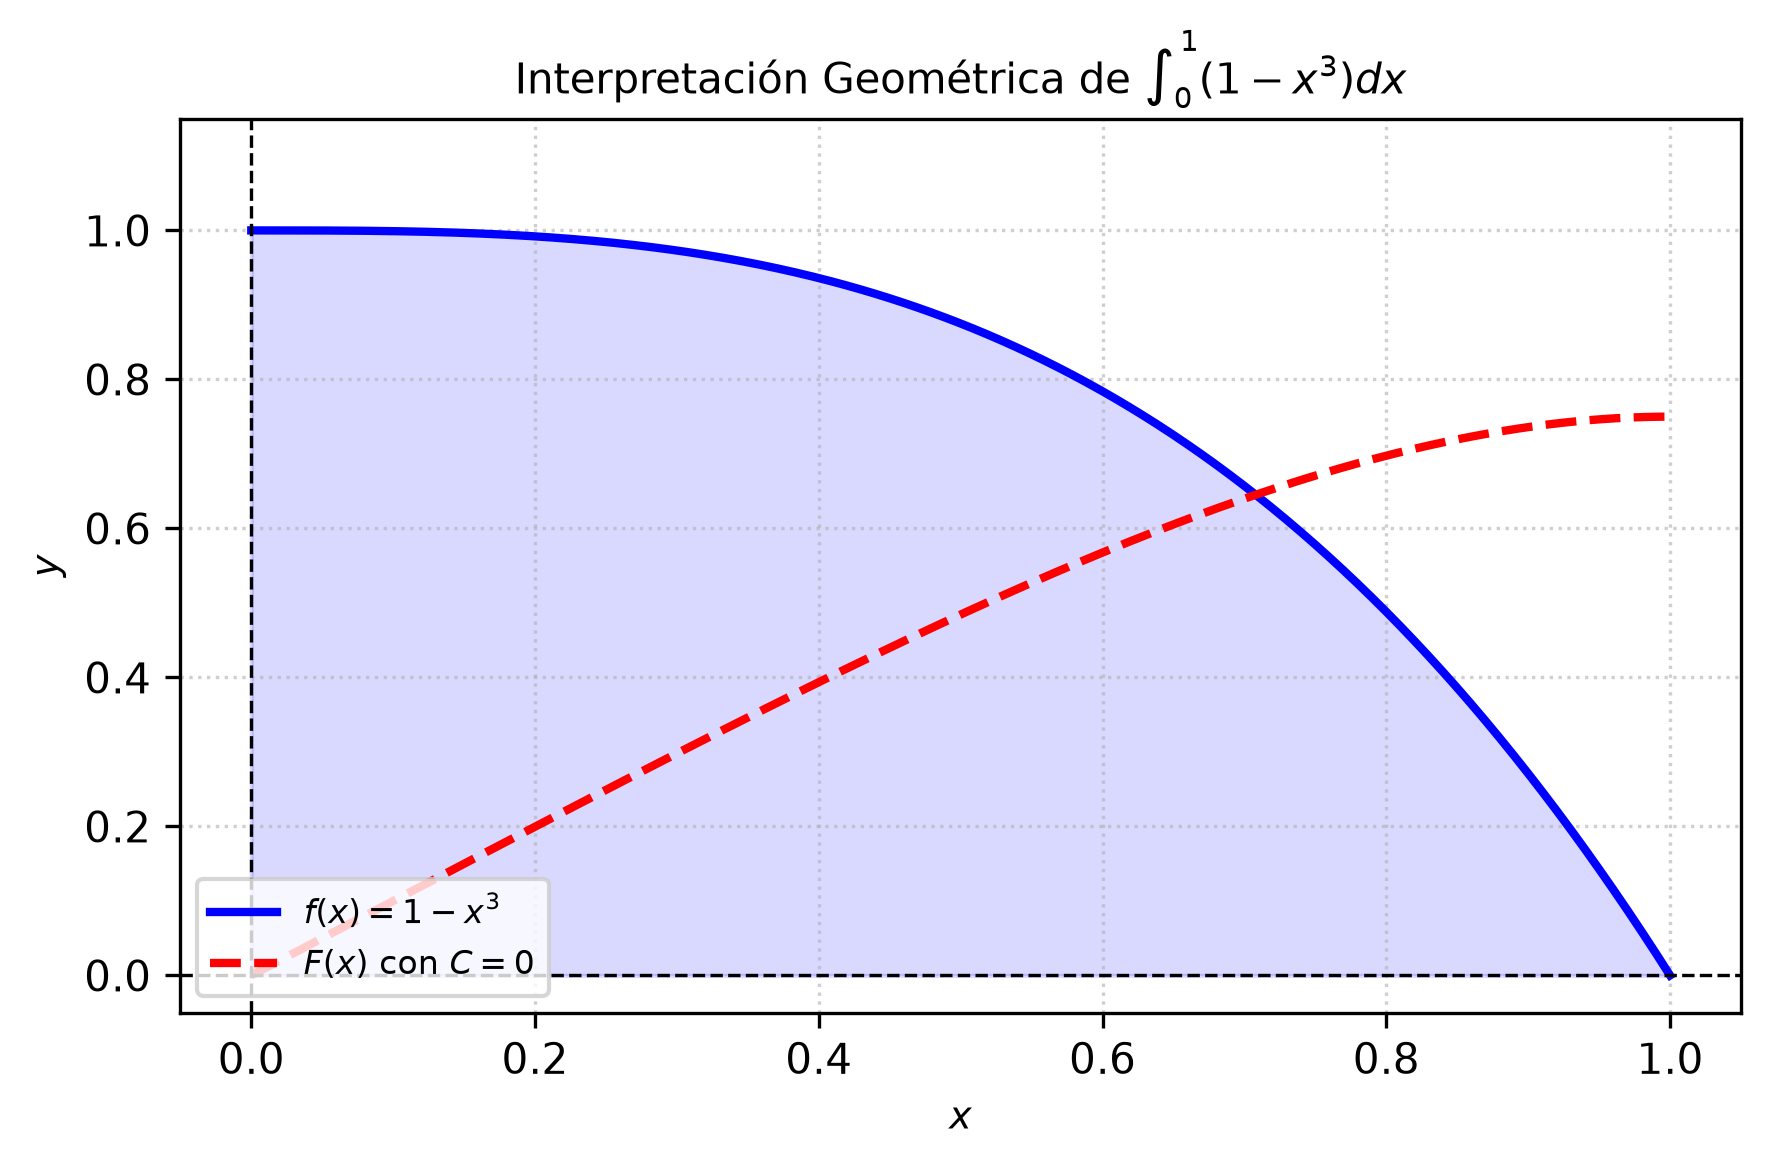

Python code for this plot:
import matplotlib
matplotlib.use('Agg')
import numpy as np
import matplotlib.pyplot as plt

# Definición de la función y su antiderivada con C=0
def f(x):
    return 1 - x**3

def F(x):
    return x - (x**4) / 4

# Configuración de los datos para el gráfico
x = np.linspace(0, 1, 400)
y = f(x)
y_F = F(x)

plt.figure(figsize=(6, 4))

# Gráfica de la función f(x)
plt.plot(x, y, 'b-', linewidth=2, label=r'$f(x) = 1 - x^3$')
# Gráfica de la antiderivada F(x) con C=0 (REGLA 8)
plt.plot(x, y_F, 'r--', linewidth=2, label=r'$F(x)$ con $C=0$')

# Sombreado bajo la curva para representar la integral definida
plt.fill_between(x, 0, y, color='blue', alpha=0.15)

plt.title(r'Interpretación Geométrica de $\int_{0}^{1} (1 - x^3) dx$', fontsize=10)
plt.xlabel('$x$', fontsize=9)
plt.ylabel('$y$', fontsize=9)
plt.axhline(0, color='black', linewidth=0.8, linestyle='--')
plt.axvline(0, color='black', linewidth=0.8, linestyle='--')
plt.grid(True, linestyle=':', alpha=0.6)
plt.legend(fontsize=8, loc='lower left')
plt.xlim(-0.05, 1.05)
plt.ylim(-0.05, 1.15)
plt.tight_layout()

plt.savefig(r'semana_06/graficas/SEM06_P14_grafica.png', dpi=300, bbox_inches='tight')
plt.close()
